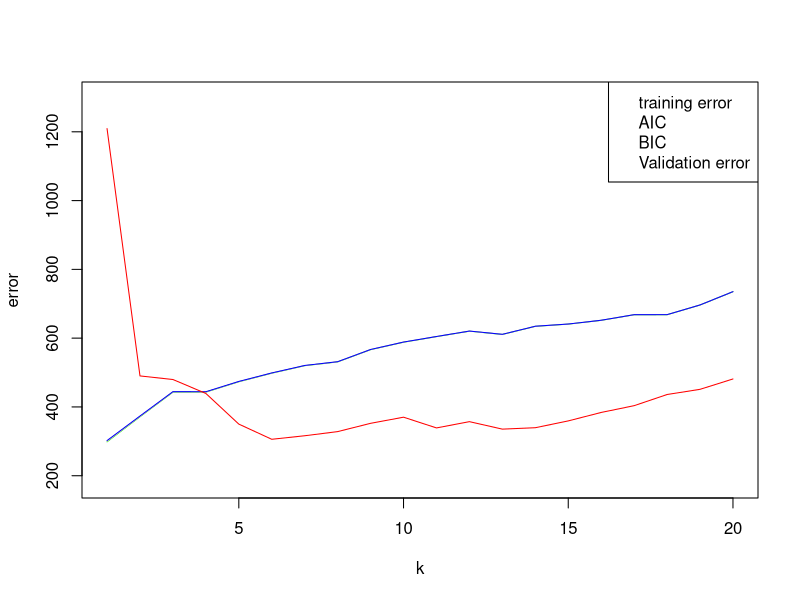
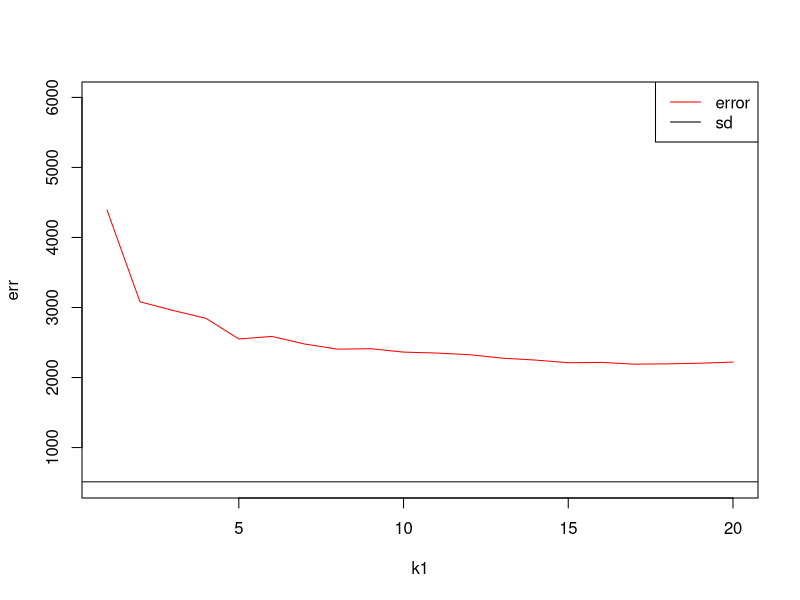

R code for these plots, in order:
## ---- chunk 1
library('MASS')
data <- mcycle
dim(data)[1]
train_data_ind <- sample(dim(data)[1], dim(data)[1]*0.75) 
train_data <- data[train_data_ind,]
test_data <- data[-train_data_ind,]
train_y <- train_data$accel
train_x <- matrix(train_data$times, length(train_data$times), 1)
test_y <- test_data$accel
test_x <- matrix(test_data$times, length(test_data$times), 1)

## ---- chunk 2

Nadaraya_Watson <- function(y,x,x0,kern,...){
  a <- t(apply(x0, 1, function(x0_){
    k <- kern(x,x0_,...)
    k/sum(k)
    }))

    y_hat <- drop(a %*% y)
    attr(y_hat,"k") <- a
    return(y_hat)
}

kernel_k_nearest_neighbors <- function(x, x0, t=1) {
  ## compute distance betwen each x and x0
  z <- t(t(x) - x0)
  d <- sqrt(rowSums(z*z))

  ## initialize kernel weights to zero
  w <- rep(0, length(d))
  
  ## set weight to 1 for k nearest neighbors
  w[order(d)[1:t]] <- 1
  
  return(w)
}
k1 <- seq(1,20,1)
for (i in k1){
  y_hat <- Nadaraya_Watson(y = train_y,x = train_x,x0 = test_x, kern = kernel_k_nearest_neighbors, t = i)
}

## ---- chunk 3
effective_df <- function(y, x, kern, ...) {
  y_hat <- Nadaraya_Watson(y, x, x,
    kern=kern, ...)
  sum(diag(attr(y_hat, 'k')))
}


loss_squared_error <- function(y, yhat)
  (y - yhat)^2

error <- function(y, yhat, loss=loss_squared_error)
  mean(loss(y, yhat))

aic <- function(y, yhat, d)
  error(y, yhat) + 2/length(y)*d

bic <- function(y, yhat, d)
  error(y, yhat) + log(length(y))/length(y)*d

AIC <- rep(0,1)
BIC <- rep(0,1)
training_error <- rep(0,1)
testing_error <- rep(0,1)
s = 1

for (i in (1:length(k1))){
  edf <- effective_df(train_y, train_x, kernel_k_nearest_neighbors, t=k1[i])
  y_hat_train <- Nadaraya_Watson(y = train_y,x = train_x,x0 = train_x, kern = kernel_k_nearest_neighbors, t = k1[i])
  y_hat_test <- Nadaraya_Watson(y = train_y,x = train_x,x0 = test_x, kern = kernel_k_nearest_neighbors, t = k1[i])
  AIC[i] <- aic(train_y, y_hat_train,edf)
  BIC[i] <- bic(train_y, y_hat_train,edf)
  training_error[i] <- error(train_y, y_hat_train)
  testing_error[i] <- error(test_y, y_hat_test)
}
print(training_error)
print(testing_error)
print(AIC)
print(BIC)

plot(k1,training_error,type = "l", col = "green",ylim = c(180,1300),xlab = "k",ylab = "error")
lines(k1,AIC,col = "pink",type = "l")
lines(k1,BIC,col = "blue",type = "l")
lines(k1,testing_error,col = "red",type = "l")
legend("topright", c("training error", "AIC", "BIC", "Validation error"), col = c("green","pink","blue","red"))

## ---- chunk 4
f <- 5
k1 <- seq(1,20,1)
folds <- sample(rep(1:5,length(data)))
err <- rep(0,1)
for (i in (1:length(k1))){
  e <- rep(0,5)
  for (j in (1:5)){
    train_y <- train_data$accel[folds!= j]
    train_x <- matrix(data$times[folds!= j], length(train_data$times[folds!= j]), 1)
    test_y <- test_data$accel
    test_x <- matrix(test_data$times[folds== j], length(test_data$times[folds== j]), 1)
    # train model
    y_hat <- Nadaraya_Watson(y = train_y,x = train_x,x0 = test_x, kern = kernel_k_nearest_neighbors, t = k1[i])
    # error of every validation
    
    e[j] <- error(test_y, y_hat)
  }
  print(e)
  err[i] <- mean(e)
}

## ---- chunk 5
sd <- sd(err)
plot(k1,err,type = "l",col = "red", ylim = c(500,6000))
abline(h = sd)
legend("topright",c("error", "sd"), col = c("red", "black"),lty = 1 )
